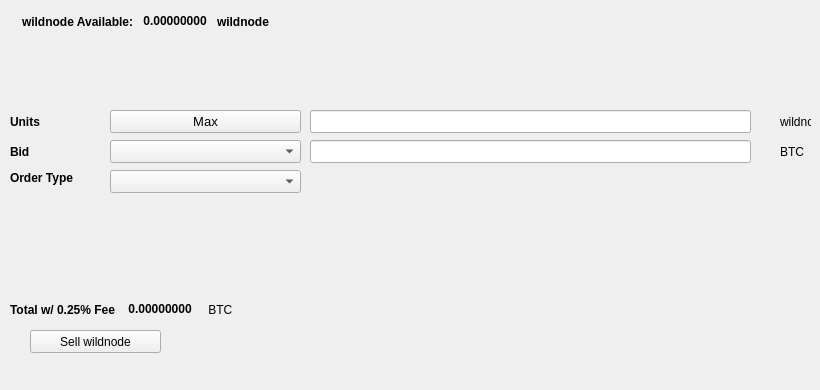
   <widget class="QWidget" name="SellTab">
    <attribute name="title">
     <string>Sell</string>
    </attribute>
    <widget class="QLabel" name="label_16">
     <property name="geometry">
      <rect>
       <x>780</x>
       <y>140</y>
       <width>31</width>
       <height>23</height>
      </rect>
     </property>
     <property name="text">
      <string>BTC</string>
     </property>
    </widget>
    <widget class="QComboBox" name="SellBidcomboBox">
     <property name="geometry">
      <rect>
       <x>110</x>
       <y>140</y>
       <width>191</width>
       <height>23</height>
      </rect>
     </property>
     <property name="font">
      <font>
       <pointsize>10</pointsize>
      </font>
     </property>
    </widget>
    <widget class="QLabel" name="label_18">
     <property name="geometry">
      <rect>
       <x>10</x>
       <y>110</y>
       <width>46</width>
       <height>23</height>
      </rect>
     </property>
     <property name="font">
      <font>
       <weight>75</weight>
       <bold>true</bold>
      </font>
     </property>
     <property name="text">
      <string>Units</string>
     </property>
    </widget>
    <widget class="QPushButton" name="Sell_Max_Amount">
     <property name="geometry">
      <rect>
       <x>110</x>
       <y>110</y>
       <width>191</width>
       <height>23</height>
      </rect>
     </property>
     <property name="font">
      <font>
       <pointsize>10</pointsize>
      </font>
     </property>
     <property name="text">
      <string>Max</string>
     </property>
    </widget>
    <widget class="QLabel" name="label_20">
     <property name="geometry">
      <rect>
       <x>10</x>
       <y>170</y>
       <width>91</width>
       <height>16</height>
      </rect>
     </property>
     <property name="font">
      <font>
       <weight>75</weight>
       <bold>true</bold>
      </font>
     </property>
     <property name="text">
      <string>Order Type</string>
     </property>
    </widget>
    <widget class="QComboBox" name="SellOrdertypeCombo">
     <property name="geometry">
      <rect>
       <x>110</x>
       <y>170</y>
       <width>191</width>
       <height>23</height>
      </rect>
     </property>
     <property name="font">
      <font>
       <pointsize>10</pointsize>
      </font>
     </property>
    </widget>
    <widget class="QLabel" name="label_21">
     <property name="geometry">
      <rect>
       <x>10</x>
       <y>140</y>
       <width>46</width>
       <height>23</height>
      </rect>
     </property>
     <property name="font">
      <font>
       <weight>75</weight>
       <bold>true</bold>
      </font>
     </property>
     <property name="text">
      <string>Bid</string>
     </property>
    </widget>
    <widget class="QLabel" name="label_22">
     <property name="geometry">
      <rect>
       <x>780</x>
       <y>110</y>
       <width>31</width>
       <height>23</height>
      </rect>
     </property>
     <property name="text">
      <string>wildnode</string>
     </property>
    </widget>
    <widget class="QLineEdit" name="UnitsInputwildnode">
     <property name="geometry">
      <rect>
       <x>310</x>
       <y>110</y>
       <width>441</width>
       <height>23</height>
      </rect>
     </property>
     <property name="font">
      <font>
       <pointsize>9</pointsize>
       <weight>75</weight>
       <bold>true</bold>
      </font>
     </property>
    </widget>
    <widget class="QLineEdit" name="SellBidPriceEdit">
     <property name="geometry">
      <rect>
       <x>310</x>
       <y>140</y>
       <width>441</width>
       <height>23</height>
      </rect>
     </property>
     <property name="font">
      <font>
       <pointsize>9</pointsize>
       <weight>75</weight>
       <bold>true</bold>
      </font>
     </property>
    </widget>
    <widget class="QPushButton" name="SellwildnodeBTN">
     <property name="geometry">
      <rect>
       <x>30</x>
       <y>330</y>
       <width>131</width>
       <height>23</height>
      </rect>
     </property>
     <property name="text">
      <string>Sell wildnode</string>
     </property>
     <property name="icon">
      <iconset resource="../wildnode">
       <normaloff>:/icons/bitcoin</normaloff>:/icons/bitcoin</iconset>
     </property>
    </widget>
    <widget class="QWidget" name="layoutWidget3">
     <property name="geometry">
      <rect>
       <x>22</x>
       <y>12</y>
       <width>258</width>
       <height>19</height>
      </rect>
     </property>
     <layout class="QHBoxLayout" name="horizontalLayout">
      <item>
       <widget class="QLabel" name="label232_2">
        <property name="font">
         <font>
          <weight>75</weight>
          <bold>true</bold>
         </font>
        </property>
        <property name="text">
         <string>wildnode Available:</string>
        </property>
       </widget>
      </item>
      <item>
       <widget class="QLabel" name="wildnodeAvailableLabel">
        <property name="palette">
         <palette>
          <active>
           <colorrole role="WindowText">
            <brush brushstyle="SolidPattern">
             <color alpha="255">
              <red>0</red>
              <green>0</green>
              <blue>0</blue>
             </color>
            </brush>
           </colorrole>
           <colorrole role="Button">
            <brush brushstyle="SolidPattern">
             <color alpha="255">
              <red>0</red>
              <green>170</green>
              <blue>0</blue>
             </color>
            </brush>
           </colorrole>
           <colorrole role="Light">
            <brush brushstyle="SolidPattern">
             <color alpha="255">
              <red>0</red>
              <green>255</green>
              <blue>0</blue>
             </color>
            </brush>
           </colorrole>
           <colorrole role="Midlight">
            <brush brushstyle="SolidPattern">
             <color alpha="255">
              <red>0</red>
              <green>212</green>
              <blue>0</blue>
             </color>
            </brush>
           </colorrole>
           <colorrole role="Dark">
            <brush brushstyle="SolidPattern">
             <color alpha="255">
              <red>0</red>
              <green>85</green>
              <blue>0</blue>
             </color>
            </brush>
           </colorrole>
           <colorrole role="Mid">
            <brush brushstyle="SolidPattern">
             <color alpha="255">
              <red>0</red>
              <green>113</green>
              <blue>0</blue>
             </color>
            </brush>
           </colorrole>
           <colorrole role="Text">
            <brush brushstyle="SolidPattern">
             <color alpha="255">
              <red>0</red>
              <green>170</green>
              <blue>0</blue>
             </color>
            </brush>
           </colorrole>
           <colorrole role="BrightText">
            <brush brushstyle="SolidPattern">
             <color alpha="255">
              <red>255</red>
              <green>255</green>
              <blue>255</blue>
             </color>
            </brush>
           </colorrole>
           <colorrole role="ButtonText">
            <brush brushstyle="SolidPattern">
             <color alpha="255">
              <red>0</red>
              <green>0</green>
              <blue>0</blue>
             </color>
            </brush>
           </colorrole>
           <colorrole role="Base">
            <brush brushstyle="SolidPattern">
             <color alpha="255">
              <red>255</red>
              <green>255</green>
              <blue>255</blue>
             </color>
            </brush>
           </colorrole>
           <colorrole role="Window">
            <brush brushstyle="SolidPattern">
             <color alpha="255">
              <red>0</red>
              <green>170</green>
              <blue>0</blue>
             </color>
            </brush>
           </colorrole>
           <colorrole role="Shadow">
            <brush brushstyle="SolidPattern">
             <color alpha="255">
              <red>0</red>
              <green>0</green>
              <blue>0</blue>
             </color>
            </brush>
           </colorrole>
           <colorrole role="AlternateBase">
            <brush brushstyle="SolidPattern">
             <color alpha="255">
              <red>127</red>
              <green>212</green>
              <blue>127</blue>
             </color>
            </brush>
           </colorrole>
           <colorrole role="ToolTipBase">
            <brush brushstyle="SolidPattern">
             <color alpha="255">
              <red>255</red>
              <green>255</green>
              <blue>220</blue>
             </color>
            </brush>
           </colorrole>
           <colorrole role="ToolTipText">
            <brush brushstyle="SolidPattern">
             <color alpha="255">
              <red>0</red>
              <green>0</green>
              <blue>0</blue>
             </color>
            </brush>
           </colorrole>
          </active>
          <inactive>
           <colorrole role="WindowText">
            <brush brushstyle="SolidPattern">
             <color alpha="255">
              <red>0</red>
              <green>0</green>
              <blue>0</blue>
             </color>
            </brush>
           </colorrole>
           <colorrole role="Button">
            <brush brushstyle="SolidPattern">
             <color alpha="255">
              <red>0</red>
              <green>170</green>
              <blue>0</blue>
             </color>
            </brush>
           </colorrole>
           <colorrole role="Light">
            <brush brushstyle="SolidPattern">
             <color alpha="255">
              <red>0</red>
              <green>255</green>
              <blue>0</blue>
             </color>
            </brush>
           </colorrole>
           <colorrole role="Midlight">
            <brush brushstyle="SolidPattern">
             <color alpha="255">
              <red>0</red>
              <green>212</green>
              <blue>0</blue>
             </color>
            </brush>
           </colorrole>
           <colorrole role="Dark">
            <brush brushstyle="SolidPattern">
             <color alpha="255">
              <red>0</red>
              <green>85</green>
              <blue>0</blue>
             </color>
            </brush>
           </colorrole>
           <colorrole role="Mid">
            <brush brushstyle="SolidPattern">
             <color alpha="255">
              <red>0</red>
              <green>113</green>
              <blue>0</blue>
             </color>
            </brush>
           </colorrole>
           <colorrole role="Text">
            <brush brushstyle="SolidPattern">
             <color alpha="255">
              <red>0</red>
              <green>170</green>
              <blue>0</blue>
             </color>
            </brush>
           </colorrole>
           <colorrole role="BrightText">
            <brush brushstyle="SolidPattern">
             <color alpha="255">
              <red>255</red>
              <green>255</green>
              <blue>255</blue>
             </color>
            </brush>
           </colorrole>
           <colorrole role="ButtonText">
            <brush brushstyle="SolidPattern">
             <color alpha="255">
              <red>0</red>
              <green>0</green>
              <blue>0</blue>
             </color>
            </brush>
           </colorrole>
           <colorrole role="Base">
            <brush brushstyle="SolidPattern">
             <color alpha="255">
              <red>255</red>
              <green>255</green>
              <blue>255</blue>
             </color>
            </brush>
           </colorrole>
           <colorrole role="Window">
            <brush brushstyle="SolidPattern">
             <color alpha="255">
              <red>0</red>
              <green>170</green>
              <blue>0</blue>
             </color>
            </brush>
           </colorrole>
           <colorrole role="Shadow">
            <brush brushstyle="SolidPattern">
             <color alpha="255">
              <red>0</red>
              <green>0</green>
              <blue>0</blue>
             </color>
            </brush>
           </colorrole>
           <colorrole role="AlternateBase">
            <brush brushstyle="SolidPattern">
             <color alpha="255">
              <red>127</red>
              <green>212</green>
              <blue>127</blue>
             </color>
            </brush>
           </colorrole>
           <colorrole role="ToolTipBase">
            <brush brushstyle="SolidPattern">
             <color alpha="255">
              <red>255</red>
              <green>255</green>
              <blue>220</blue>
             </color>
            </brush>
           </colorrole>
           <colorrole role="ToolTipText">
            <brush brushstyle="SolidPattern">
             <color alpha="255">
              <red>0</red>
              <green>0</green>
              <blue>0</blue>
             </color>
            </brush>
           </colorrole>
          </inactive>
          <disabled>
           <colorrole role="WindowText">
            <brush brushstyle="SolidPattern">
             <color alpha="255">
              <red>0</red>
              <green>85</green>
              <blue>0</blue>
             </color>
            </brush>
           </colorrole>
           <colorrole role="Button">
            <brush brushstyle="SolidPattern">
             <color alpha="255">
              <red>0</red>
              <green>170</green>
              <blue>0</blue>
             </color>
            </brush>
           </colorrole>
           <colorrole role="Light">
            <brush brushstyle="SolidPattern">
             <color alpha="255">
              <red>0</red>
              <green>255</green>
              <blue>0</blue>
             </color>
            </brush>
           </colorrole>
           <colorrole role="Midlight">
            <brush brushstyle="SolidPattern">
             <color alpha="255">
              <red>0</red>
              <green>212</green>
              <blue>0</blue>
             </color>
            </brush>
           </colorrole>
           <colorrole role="Dark">
            <brush brushstyle="SolidPattern">
             <color alpha="255">
              <red>0</red>
              <green>85</green>
              <blue>0</blue>
             </color>
            </brush>
           </colorrole>
           <colorrole role="Mid">
            <brush brushstyle="SolidPattern">
             <color alpha="255">
              <red>0</red>
              <green>113</green>
              <blue>0</blue>
             </color>
            </brush>
           </colorrole>
           <colorrole role="Text">
            <brush brushstyle="SolidPattern">
             <color alpha="255">
              <red>0</red>
              <green>85</green>
              <blue>0</blue>
             </color>
            </brush>
           </colorrole>
           <colorrole role="BrightText">
            <brush brushstyle="SolidPattern">
             <color alpha="255">
              <red>255</red>
              <green>255</green>
              <blue>255</blue>
             </color>
            </brush>
           </colorrole>
           <colorrole role="ButtonText">
            <brush brushstyle="SolidPattern">
             <color alpha="255">
              <red>0</red>
              <green>85</green>
              <blue>0</blue>
             </color>
            </brush>
           </colorrole>
           <colorrole role="Base">
            <brush brushstyle="SolidPattern">
             <color alpha="255">
              <red>0</red>
              <green>170</green>
              <blue>0</blue>
             </color>
            </brush>
           </colorrole>
           <colorrole role="Window">
            <brush brushstyle="SolidPattern">
             <color alpha="255">
              <red>0</red>
              <green>170</green>
              <blue>0</blue>
             </color>
            </brush>
           </colorrole>
           <colorrole role="Shadow">
            <brush brushstyle="SolidPattern">
             <color alpha="255">
              <red>0</red>
              <green>0</green>
              <blue>0</blue>
             </color>
            </brush>
           </colorrole>
           <colorrole role="AlternateBase">
            <brush brushstyle="SolidPattern">
             <color alpha="255">
              <red>0</red>
              <green>170</green>
              <blue>0</blue>
             </color>
            </brush>
           </colorrole>
           <colorrole role="ToolTipBase">
            <brush brushstyle="SolidPattern">
             <color alpha="255">
              <red>255</red>
              <green>255</green>
              <blue>220</blue>
             </color>
            </brush>
           </colorrole>
           <colorrole role="ToolTipText">
            <brush brushstyle="SolidPattern">
             <color alpha="255">
              <red>0</red>
              <green>0</green>
              <blue>0</blue>
             </color>
            </brush>
           </colorrole>
          </disabled>
         </palette>
        </property>
        <property name="font">
         <font>
          <weight>75</weight>
          <bold>true</bold>
         </font>
        </property>
        <property name="text">
         <string> 0.00000000 </string>
        </property>
        <property name="textInteractionFlags">
         <set>Qt::LinksAccessibleByMouse|Qt::TextSelectableByKeyboard|Qt::TextSelectableByMouse</set>
        </property>
       </widget>
      </item>
      <item>
       <widget class="QLabel" name="labelwildnode">
        <property name="font">
         <font>
          <weight>75</weight>
          <bold>true</bold>
         </font>
        </property>
        <property name="text">
         <string>wildnode</string>
        </property>
       </widget>
      </item>
     </layout>
    </widget>
    <widget class="QWidget" name="layoutWidget">
     <property name="geometry">
      <rect>
       <x>10</x>
       <y>300</y>
       <width>268</width>
       <height>19</height>
      </rect>
     </property>
     <layout class="QHBoxLayout" name="horizontalLayout_2">
      <item>
       <widget class="QLabel" name="label_19">
        <property name="font">
         <font>
          <weight>75</weight>
          <bold>true</bold>
         </font>
        </property>
        <property name="text">
         <string>Total w/ 0.25% Fee </string>
        </property>
       </widget>
      </item>
      <item>
       <widget class="QLabel" name="SellCostLabel">
        <property name="palette">
         <palette>
          <active>
           <colorrole role="WindowText">
            <brush brushstyle="SolidPattern">
             <color alpha="255">
              <red>0</red>
              <green>0</green>
              <blue>0</blue>
             </color>
            </brush>
           </colorrole>
           <colorrole role="Button">
            <brush brushstyle="SolidPattern">
             <color alpha="255">
              <red>0</red>
              <green>170</green>
              <blue>0</blue>
             </color>
            </brush>
           </colorrole>
           <colorrole role="Light">
            <brush brushstyle="SolidPattern">
             <color alpha="255">
              <red>0</red>
              <green>255</green>
              <blue>0</blue>
             </color>
            </brush>
           </colorrole>
           <colorrole role="Midlight">
            <brush brushstyle="SolidPattern">
             <color alpha="255">
              <red>0</red>
              <green>212</green>
              <blue>0</blue>
             </color>
            </brush>
           </colorrole>
           <colorrole role="Dark">
            <brush brushstyle="SolidPattern">
             <color alpha="255">
              <red>0</red>
              <green>85</green>
              <blue>0</blue>
             </color>
            </brush>
           </colorrole>
           <colorrole role="Mid">
            <brush brushstyle="SolidPattern">
             <color alpha="255">
              <red>0</red>
              <green>113</green>
              <blue>0</blue>
             </color>
            </brush>
           </colorrole>
           <colorrole role="Text">
            <brush brushstyle="SolidPattern">
             <color alpha="255">
              <red>0</red>
              <green>170</green>
              <blue>0</blue>
             </color>
            </brush>
           </colorrole>
           <colorrole role="BrightText">
            <brush brushstyle="SolidPattern">
             <color alpha="255">
              <red>255</red>
              <green>255</green>
              <blue>255</blue>
             </color>
            </brush>
           </colorrole>
           <colorrole role="ButtonText">
            <brush brushstyle="SolidPattern">
             <color alpha="255">
              <red>0</red>
              <green>0</green>
              <blue>0</blue>
             </color>
            </brush>
           </colorrole>
           <colorrole role="Base">
            <brush brushstyle="SolidPattern">
             <color alpha="255">
              <red>255</red>
              <green>255</green>
              <blue>255</blue>
             </color>
            </brush>
           </colorrole>
           <colorrole role="Window">
            <brush brushstyle="SolidPattern">
             <color alpha="255">
              <red>0</red>
              <green>170</green>
              <blue>0</blue>
             </color>
            </brush>
           </colorrole>
           <colorrole role="Shadow">
            <brush brushstyle="SolidPattern">
             <color alpha="255">
              <red>0</red>
              <green>0</green>
              <blue>0</blue>
             </color>
            </brush>
           </colorrole>
           <colorrole role="AlternateBase">
            <brush brushstyle="SolidPattern">
             <color alpha="255">
              <red>127</red>
              <green>212</green>
              <blue>127</blue>
             </color>
            </brush>
           </colorrole>
           <colorrole role="ToolTipBase">
            <brush brushstyle="SolidPattern">
             <color alpha="255">
              <red>255</red>
              <green>255</green>
              <blue>220</blue>
             </color>
            </brush>
           </colorrole>
           <colorrole role="ToolTipText">
            <brush brushstyle="SolidPattern">
             <color alpha="255">
              <red>0</red>
              <green>0</green>
              <blue>0</blue>
             </color>
            </brush>
           </colorrole>
          </active>
          <inactive>
           <colorrole role="WindowText">
            <brush brushstyle="SolidPattern">
             <color alpha="255">
              <red>0</red>
              <green>0</green>
              <blue>0</blue>
             </color>
            </brush>
           </colorrole>
           <colorrole role="Button">
            <brush brushstyle="SolidPattern">
             <color alpha="255">
              <red>0</red>
              <green>170</green>
              <blue>0</blue>
             </color>
            </brush>
           </colorrole>
           <colorrole role="Light">
            <brush brushstyle="SolidPattern">
             <color alpha="255">
              <red>0</red>
              <green>255</green>
              <blue>0</blue>
             </color>
            </brush>
           </colorrole>
           <colorrole role="Midlight">
            <brush brushstyle="SolidPattern">
             <color alpha="255">
              <red>0</red>
              <green>212</green>
              <blue>0</blue>
             </color>
            </brush>
           </colorrole>
           <colorrole role="Dark">
            <brush brushstyle="SolidPattern">
             <color alpha="255">
              <red>0</red>
              <green>85</green>
              <blue>0</blue>
             </color>
            </brush>
           </colorrole>
           <colorrole role="Mid">
            <brush brushstyle="SolidPattern">
             <color alpha="255">
              <red>0</red>
              <green>113</green>
              <blue>0</blue>
             </color>
            </brush>
           </colorrole>
           <colorrole role="Text">
            <brush brushstyle="SolidPattern">
             <color alpha="255">
              <red>0</red>
              <green>170</green>
              <blue>0</blue>
             </color>
            </brush>
           </colorrole>
           <colorrole role="BrightText">
            <brush brushstyle="SolidPattern">
             <color alpha="255">
              <red>255</red>
              <green>255</green>
              <blue>255</blue>
             </color>
            </brush>
           </colorrole>
           <colorrole role="ButtonText">
            <brush brushstyle="SolidPattern">
             <color alpha="255">
              <red>0</red>
              <green>0</green>
              <blue>0</blue>
             </color>
            </brush>
           </colorrole>
           <colorrole role="Base">
            <brush brushstyle="SolidPattern">
             <color alpha="255">
              <red>255</red>
              <green>255</green>
              <blue>255</blue>
             </color>
            </brush>
           </colorrole>
           <colorrole role="Window">
            <brush brushstyle="SolidPattern">
             <color alpha="255">
              <red>0</red>
              <green>170</green>
              <blue>0</blue>
             </color>
            </brush>
           </colorrole>
           <colorrole role="Shadow">
            <brush brushstyle="SolidPattern">
             <color alpha="255">
              <red>0</red>
              <green>0</green>
              <blue>0</blue>
             </color>
            </brush>
           </colorrole>
           <colorrole role="AlternateBase">
            <brush brushstyle="SolidPattern">
             <color alpha="255">
              <red>127</red>
              <green>212</green>
              <blue>127</blue>
             </color>
            </brush>
           </colorrole>
           <colorrole role="ToolTipBase">
            <brush brushstyle="SolidPattern">
             <color alpha="255">
              <red>255</red>
              <green>255</green>
              <blue>220</blue>
             </color>
            </brush>
           </colorrole>
           <colorrole role="ToolTipText">
            <brush brushstyle="SolidPattern">
             <color alpha="255">
              <red>0</red>
              <green>0</green>
              <blue>0</blue>
             </color>
            </brush>
           </colorrole>
          </inactive>
          <disabled>
           <colorrole role="WindowText">
            <brush brushstyle="SolidPattern">
             <color alpha="255">
              <red>0</red>
              <green>85</green>
              <blue>0</blue>
             </color>
            </brush>
           </colorrole>
           <colorrole role="Button">
            <brush brushstyle="SolidPattern">
             <color alpha="255">
              <red>0</red>
              <green>170</green>
              <blue>0</blue>
             </color>
            </brush>
           </colorrole>
           <colorrole role="Light">
            <brush brushstyle="SolidPattern">
             <color alpha="255">
              <red>0</red>
              <green>255</green>
              <blue>0</blue>
             </color>
            </brush>
           </colorrole>
           <colorrole role="Midlight">
            <brush brushstyle="SolidPattern">
             <color alpha="255">
              <red>0</red>
              <green>212</green>
              <blue>0</blue>
             </color>
            </brush>
           </colorrole>
           <colorrole role="Dark">
            <brush brushstyle="SolidPattern">
             <color alpha="255">
              <red>0</red>
              <green>85</green>
              <blue>0</blue>
             </color>
            </brush>
           </colorrole>
           <colorrole role="Mid">
            <brush brushstyle="SolidPattern">
             <color alpha="255">
              <red>0</red>
              <green>113</green>
              <blue>0</blue>
             </color>
            </brush>
           </colorrole>
           <colorrole role="Text">
            <brush brushstyle="SolidPattern">
             <color alpha="255">
              <red>0</red>
              <green>85</green>
              <blue>0</blue>
             </color>
            </brush>
           </colorrole>
           <colorrole role="BrightText">
            <brush brushstyle="SolidPattern">
             <color alpha="255">
              <red>255</red>
              <green>255</green>
              <blue>255</blue>
             </color>
            </brush>
           </colorrole>
           <colorrole role="ButtonText">
            <brush brushstyle="SolidPattern">
             <color alpha="255">
              <red>0</red>
              <green>85</green>
              <blue>0</blue>
             </color>
            </brush>
           </colorrole>
           <colorrole role="Base">
            <brush brushstyle="SolidPattern">
             <color alpha="255">
              <red>0</red>
              <green>170</green>
              <blue>0</blue>
             </color>
            </brush>
           </colorrole>
           <colorrole role="Window">
            <brush brushstyle="SolidPattern">
             <color alpha="255">
              <red>0</red>
              <green>170</green>
              <blue>0</blue>
             </color>
            </brush>
           </colorrole>
           <colorrole role="Shadow">
            <brush brushstyle="SolidPattern">
             <color alpha="255">
              <red>0</red>
              <green>0</green>
              <blue>0</blue>
             </color>
            </brush>
           </colorrole>
           <colorrole role="AlternateBase">
            <brush brushstyle="SolidPattern">
             <color alpha="255">
              <red>0</red>
              <green>170</green>
              <blue>0</blue>
             </color>
            </brush>
           </colorrole>
           <colorrole role="ToolTipBase">
            <brush brushstyle="SolidPattern">
             <color alpha="255">
              <red>255</red>
              <green>255</green>
              <blue>220</blue>
             </color>
            </brush>
           </colorrole>
           <colorrole role="ToolTipText">
            <brush brushstyle="SolidPattern">
             <color alpha="255">
              <red>0</red>
              <green>0</green>
              <blue>0</blue>
             </color>
            </brush>
           </colorrole>
          </disabled>
         </palette>
        </property>
        <property name="font">
         <font>
          <weight>75</weight>
          <bold>true</bold>
         </font>
        </property>
        <property name="autoFillBackground">
         <bool>false</bool>
        </property>
        <property name="text">
         <string> 0.00000000</string>
        </property>
        <property name="textInteractionFlags">
         <set>Qt::LinksAccessibleByMouse|Qt::TextSelectableByMouse</set>
        </property>
       </widget>
      </item>
      <item>
       <widget class="QLabel" name="label_17">
        <property name="font">
         <font>
          <weight>50</weight>
          <bold>false</bold>
         </font>
        </property>
        <property name="text">
         <string> BTC</string>
        </property>
       </widget>
      </item>
     </layout>
    </widget>
    <widget class="QLabel" name="label_23">
     <property name="geometry">
      <rect>
       <x>460</x>
       <y>300</y>
       <width>281</width>
       <height>81</height>
      </rect>
     </property>
     <property name="text">
      <string/>
     </property>
     <property name="pixmap">
      <pixmap>:/images/bittrex</pixmap>
     </property>
    </widget>
   </widget>
